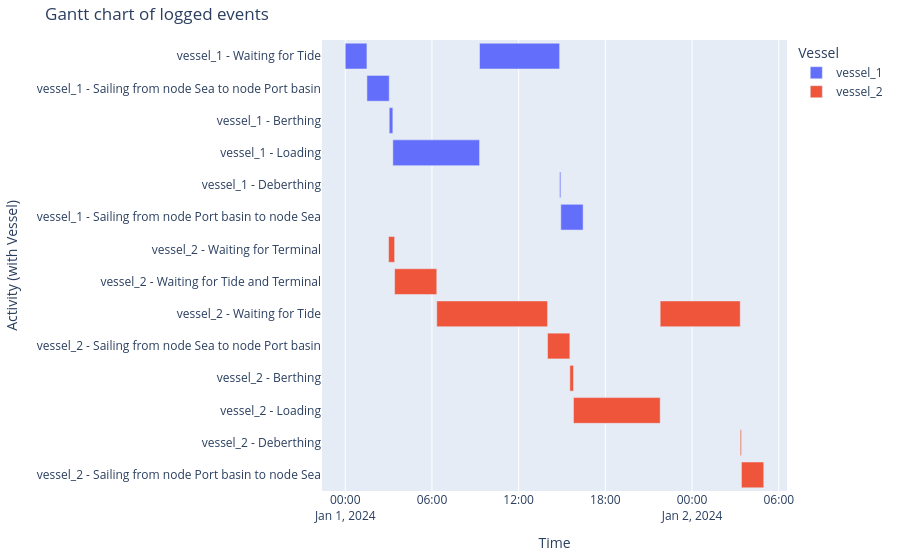

The cell this chart's notebook holds for it:
### Markdown cell above
###### Vessel processes
And the Gantt chart

### Code cell
df_eventtable = logbook2eventtable([vessel_1, vessel_2])
generate_vessel_gantt_chart(df_eventtable)

### Figure 1 — Plotly figure (JSON) as saved in the notebook; plotly's stock layout.template omitted (floating-point values rounded to 4 significant figures)
{"data": [{"base": ["2024-01-01T00:00:00.000000000", "2024-01-01T01:30:00.000000000", "2024-01-01T03:02:35.555556000", "2024-01-01T03:17:35.555556000", "2024-01-01T09:17:35.555556000", "2024-01-01T14:50:00.000000000", "2024-01-01T14:55:00.000000000"], "hovertemplate": "object name=vessel_1<br>start time=%{base}<br>stop time=%{x}<br>activity label=%{y}<extra></extra>", "legendgroup": "vessel_1", "marker": {"color": "#636efa", "pattern": {"shape": ""}}, "name": "vessel_1", "orientation": "h", "showlegend": true, "textposition": "auto", "type": "bar", "x": [5400000, 5555555, 900000, 21600000, 19944444, 300000, 5555555], "xaxis": "x", "y": ["vessel_1 - Waiting for Tide", "vessel_1 - Sailing from node Sea to node Port basin", "vessel_1 - Berthing", "vessel_1 - Loading", "vessel_1 - Waiting for Tide", "vessel_1 - Deberthing", "vessel_1 - Sailing from node Port basin to node Sea"], "yaxis": "y"}, {"base": ["2024-01-01T03:00:00.000000000", "2024-01-01T03:25:00.000000000", "2024-01-01T06:19:59.999999000", "2024-01-01T13:59:59.999999000", "2024-01-01T15:32:35.555555000", "2024-01-01T15:47:35.555555000", "2024-01-01T21:47:35.555555000", "2024-01-02T03:20:00.000000000", "2024-01-02T03:25:00.000000000"], "hovertemplate": "object name=vessel_2<br>start time=%{base}<br>stop time=%{x}<br>activity label=%{y}<extra></extra>", "legendgroup": "vessel_2", "marker": {"color": "#EF553B", "pattern": {"shape": ""}}, "name": "vessel_2", "orientation": "h", "showlegend": true, "textposition": "auto", "type": "bar", "x": [1500000, 10499999, 27600000, 5555555, 900000, 21600000, 19944444, 300000, 5555555], "xaxis": "x", "y": ["vessel_2 - Waiting for Terminal", "vessel_2 - Waiting for Tide and Terminal", "vessel_2 - Waiting for Tide", "vessel_2 - Sailing from node Sea to node Port basin", "vessel_2 - Berthing", "vessel_2 - Loading", "vessel_2 - Waiting for Tide", "vessel_2 - Deberthing", "vessel_2 - Sailing from node Port basin to node Sea"], "yaxis": "y"}], "layout": {"barmode": "overlay", "legend": {"title": {"text": "Vessel"}, "tracegroupgap": 0}, "margin": {"b": 20, "l": 20, "r": 20, "t": 40}, "title": {"text": "Gantt chart of logged events"}, "xaxis": {"anchor": "y", "domain": [0, 1], "title": {"text": "Time"}, "type": "date"}, "yaxis": {"anchor": "x", "autorange": "reversed", "domain": [0, 1], "title": {"text": "Activity (with Vessel)"}}}}
